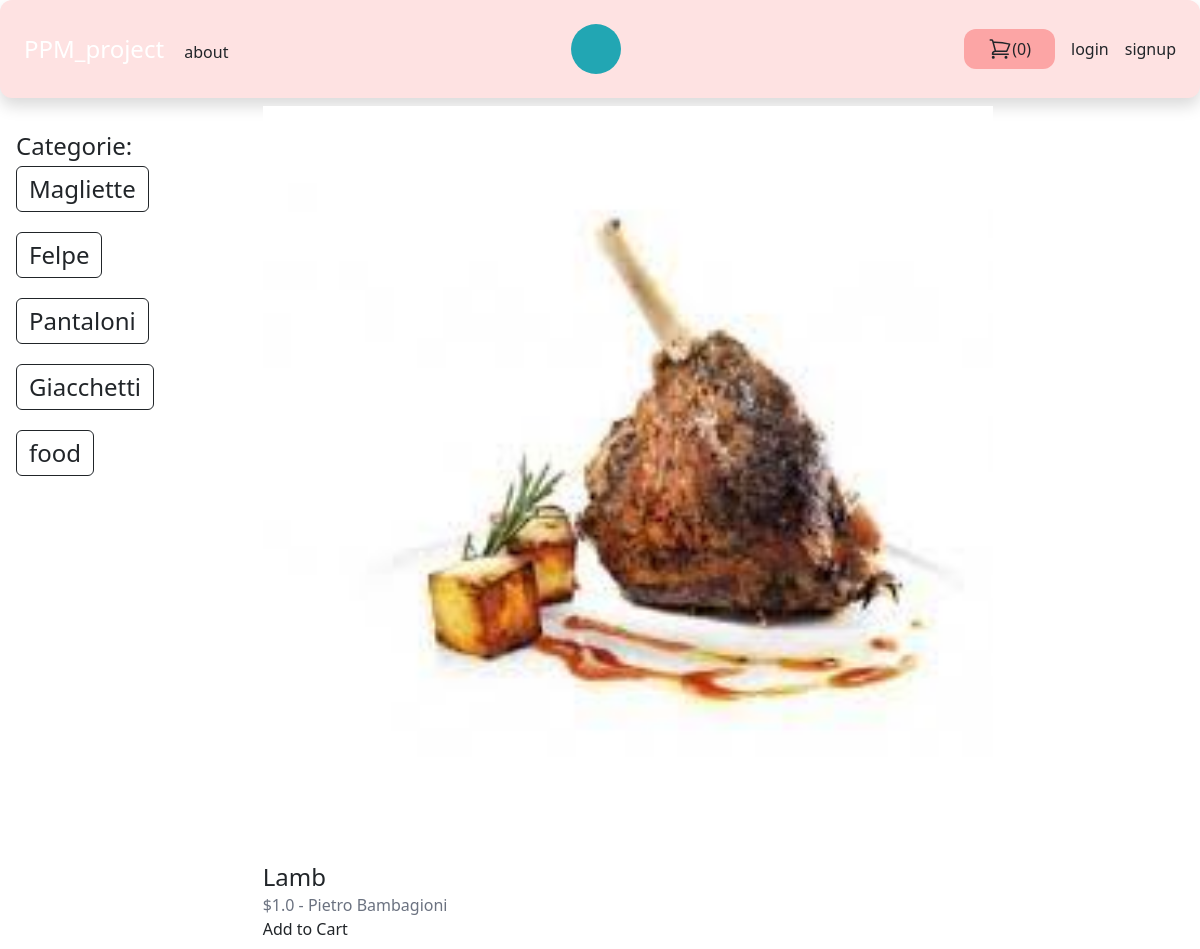
Page /food/lamb/ on the committed database.
### store/models.py (models this page shows, shortened)
class Category(models.Model):
    title = models.CharField(max_length=64)
    slug = models.SlugField(max_length=64)
    class Meta:
        verbose_name = "Category"
        verbose_name_plural = "Categories"

class Product(models.Model):
    user = models.ForeignKey(User, related_name="products", on_delete=models.CASCADE)
    category = models.ForeignKey(Category, related_name="products", on_delete=models.CASCADE)
    title = models.CharField(max_length=64)
    slug = models.SlugField(max_length=64)
    description = models.TextField(blank=True)
    price = models.IntegerField() #è il moodo piu comune con cui si rappresentano i prezzi in un database
    image = models.ImageField(upload_to="uploads/product_images/", blank=True, null=True)
    created_at = models.DateTimeField(auto_now_add=True)
    updated_at = models.DateTimeField(auto_now=True)
    class Meta:
        ordering = ('-created_at',) #ordina i prodotti in ordine di creazione
    def get_display_price(self):
        return self.price / 100

### store/views.py (the view)
# urls.py: path("<slug:category_slug>/<slug:slug>/", views.product_detail, name="product_detail"),
def product_detail(request, category_slug, slug):
    cart = Cart(request)  # crea un nuovo carrello
    print(cart.get_total_cost())
    product = get_object_or_404(Product, slug=slug)  # matcha la slug del prodoto
    return render(request, "product_detail.html", {"product": product})

### store/cart.py (called while the page is built)
    def __len__(self):
        return sum(item['quantity'] for item in self.cart.values())  # ritorna la lunghezza del

    def get_total_cost(self):
        for p in self.cart.keys():
            self.cart[str(p)]['product'] = Product.objects.get(pk=p)  # prende il prodotto dal database
        return sum(int(item['product'].price) * int(item['quantity']) / 100 for item in self.cart.values())  # prende

### store/cartcount.py (called while the page is built)
def cart(request):
    return {"cart": Cart(request)}

### store/templatetags/menu.py (called while the page is built)
@register.inclusion_tag("core/menu.html")
def menu():
    categories = Category.objects.all()
    return {"categories": categories}

### store/templates/product_detail.html (shortened to what this page needs)
{% extends "core/base.html"%}
{% block content %}
    {% if product.image %}
        <div class="image mb-4">
            <img src="{{ product.image.url }}" alt="Image of {{ product.title }}" class="w-full">
        </div>
    {% endif %}
    <h1 class="text-2xl">{{ product.title}}</h1>
    <p class="tex-xs text-gray-500">
        ${{ product.get_display_price }}
        -
       <a href="{% url "vendor_detail" product.user.id %}">{% firstof product.user.get_full_name  product.user.username %}</a>
    </p>
    <a href="{% url 'add_to_cart' product.id %}">Add to Cart</a>
{% endblock %}

### core/templates/core/menu.html (shortened to what this page needs)
 {% for category in categories %}
<div class="flex flex-column flex-wrap pb-3 pt-1 ">
    <a href="{% url "category_detail" category.slug %}" class="text-2xl btn btn-outline-dark">{{ category.title }}</a>
</div>
 {% endfor %}

### core/templates/core/style.css (style rules this page uses)
a { text-decoration : none; }

### rows in the picture
Category: title "Magliette"
Category: title "Felpe"
Category: title "Pantaloni"
Category: title "Giacchetti"
Category: title "food"
Product: image (picture), title "Lamb", get_display_price "1.0", user.last_name "Pietro Bambagioni"

### other values in the picture
{{ cart|length }} "0"
